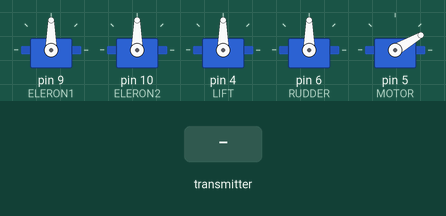
Recording of a sketch running on a simulated Arduino Uno, built with avr-gcc and run on an emulated ATmega328P. Parts: 5 × servo. Inputs (shaded band) come from the test bench. No radio packets arrive unless stated.

Above: at 18.2 s.
18.3 s: the transmitter starts sending recieve_payload.4 = 0
At 19.5 s:
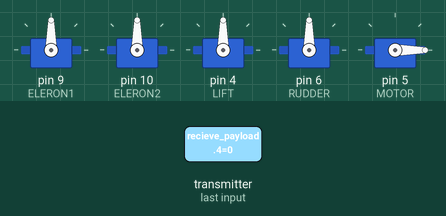
19.8 s: the transmitter starts sending recieve_payload.5 = 0
At 20.6 s:
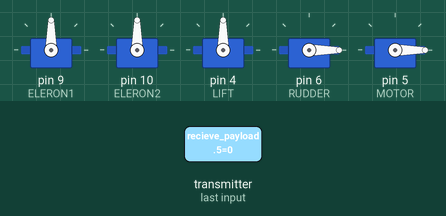
21.3 s: the transmitter starts sending recieve_payload.4 = 1023
At 21.7 s:
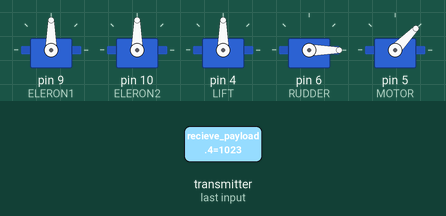
22.8 s: the transmitter starts sending recieve_payload.5 = 256
At 24.0 s:
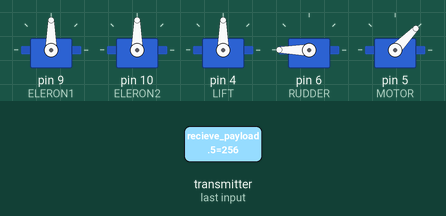
24.3 s: the transmitter starts sending recieve_payload.4 = 256
At 25.3 s:
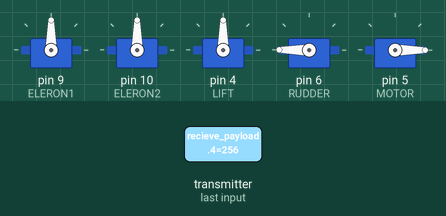
25.8 s: the transmitter starts sending recieve_payload.5 = 1023
At 26.4 s:
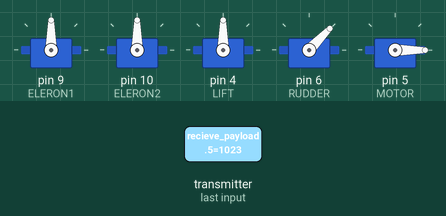
Timing chart, 0 to 28.3 s (numbered marks = the images above; inputs shaded):
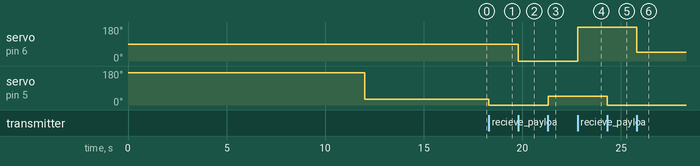

Measured:
- after the input at 18.3 s, servo on pin 5 (MOTOR): 30° → 0° at once
- after the input at 19.8 s, servo on pin 6 (RUDDER): 90° → 0° at once
- after the input at 21.3 s, servo on pin 5 (MOTOR): 0° → 46° at once
- after the input at 22.8 s, servo on pin 6 (RUDDER): 0° → 180° at once
- after the input at 24.3 s, servo on pin 5 (MOTOR): 46° → 0° at once
- after the input at 25.8 s, servo on pin 6 (RUDDER): 180° → 46° at once

The sketch:

BPLA.ino
```cpp
#include <SPI.h>
#include "printf.h"
#include "RF24.h"
#include <Servo.h>

#define LIFT 4
#define MOTOR 5
#define RUDDER 6
#define ELERON1 9
#define ELERON2 10

Servo eleron1,eleron2,lift,rudder,motor;

RF24 radio(7, 8);
uint8_t address[][6] = {"1Node", "2Node"};
bool radioNumber = 0;
byte reload_counter = 0; // increases each time radio fails to connect

byte base_channel = 0x60;
byte best_channel = 0x60;

byte system_default_command = 0; // number corresponding to system command "do nothing"
byte system_change_channel_command = 10; // number corresponding to system command "change channel"
byte channel_default_value = 255; // default channel (alias to base channel)
byte check_default_value = 232; // default value for verifying non-empty transmition

byte system_cell_number = 0; // number in array of cell for system commands
byte channel_cell_number = 1; // number in array of cell for channel
byte sent_counter_cell_number = 2; // number in array of cell for sent counter that is increased each time communication happens
byte check_cell_number = 3; // number in array of cell for check value

int motor_default_value = 850; // default motor power value
int rudder_default_value = 90; // default rudder angle value
int lift_default_value = 90; // default lift angle value
int eleron_default_value = 90; // default eleron angle value

byte motor_cell_number = 4; // number in array of cell for motor power
byte rudder_cell_number = 5; // number in array of cell for rudder angle
byte lift_cell_number = 6; // number in array of cell for lift angle
byte eleron_cell_number = 7; // number in array of cell for eleron angle

int message_counter = 1; // counts number of successfull communications

// array for sending payload
int send_payload[8]={system_default_command, channel_default_value, message_counter, check_default_value,
                     0,                      0,                     0,               0};

// array for receiving payload
int recieve_payload[8]={system_default_command, channel_default_value, message_counter,    check_default_value,
                        motor_default_value,    rudder_default_value,  lift_default_value, eleron_default_value};

unsigned long recieving_timer;

void start_radio(){
  unsigned long t1 = millis();
  while (millis()-t1 < 60000) {
    if (!radio.begin()) {
      Serial.println(F("radio hardware is not responding!!"));
    }
    break;
  }

  radio.setChannel(best_channel);

  pipeIt();

  radio.startListening(); // put radio in RX mode

  radio.writeAckPayload(1, &send_payload, sizeof(send_payload));

  if(reload_counter % 14 == 13) { // fall to base channel if cannot connect
    radio.setChannel(base_channel);
    ++reload_counter;
  }
  ++reload_counter;
}

void setup_motor(){
  motor.writeMicroseconds(2300);
  delay(2000);
  motor.writeMicroseconds(850);
  delay(5000);
}

void setup_servos(){
  eleron1.attach(ELERON1);
  eleron2.attach(ELERON2);
  lift.attach(LIFT);
  rudder.attach(RUDDER);
  motor.attach(MOTOR);
  setup_motor();
}

void setup() {
  delay(10000);
  Serial.begin(57600);
//  portOne.begin(9600);

  setup_servos();
  start_radio();
}

void loop() {
  // This device is a RX node

  uint8_t pipe;
  if (radio.available(&pipe)) {             // is there a payload? get the pipe number that recieved it
    uint8_t bytes = radio.getDynamicPayloadSize(); // get the size of the payload
    int len = bytes/sizeof(int);
    int cpayload[len];
    for(int i = 0; i < len; i++) {
      cpayload[i] = recieve_payload[i];
    }
    radio.read(&recieve_payload, bytes);            // fetch payload from FIFO

    if(recieve_payload[check_cell_number] != check_default_value) {
      for(int i = 0; i < len; i++) {
        recieve_payload[i] = cpayload[i];
      }
    }

    if(recieve_payload[system_cell_number] == system_change_channel_command) {
      best_channel = recieve_payload[channel_cell_number];
      recieve_payload[system_cell_number] = system_default_command;
      recieve_payload[channel_cell_number] = channel_default_value;
      radio.setChannel(best_channel);
    }

    // setup electronics
    eleron1.write(recieve_payload[eleron_cell_number]);
    eleron2.write(recieve_payload[eleron_cell_number]);
    lift.write(recieve_payload[lift_cell_number]);
    rudder.write(recieve_payload[rudder_cell_number]);
    motor.writeMicroseconds(recieve_payload[motor_cell_number]);

    message_counter = recieve_payload[sent_counter_cell_number];
    message_counter++;

    send_payload[sent_counter_cell_number] = message_counter;

    // send data
    radio.writeAckPayload(1, &send_payload, sizeof(send_payload));

    recieving_timer = millis();
  } else {
    unsigned long curent_t = millis();
    if(curent_t - recieving_timer > 5000) {
      recieving_timer = curent_t;
      start_radio();
    }
  }
}

void pipeIt() {
  radio.enableDynamicPayloads();
  radio.enableAckPayload();

  radio.openWritingPipe(address[radioNumber]);
  radio.openReadingPipe(1, address[!radioNumber]);
}
```
